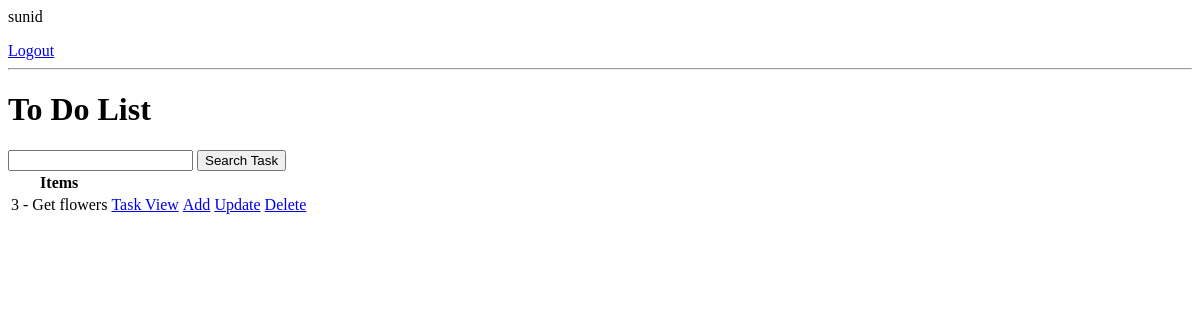
Before: / (signed in) with the older database file.
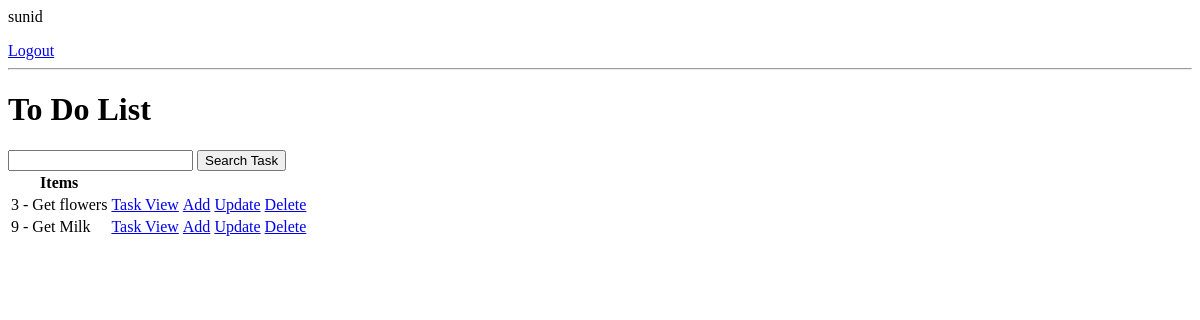
After: the same page with the newer database file.
### todo/models.py (models this page shows, shortened)
class Task(models.Model):
    user = models.ForeignKey(User, on_delete=models.CASCADE, null=True, blank=True)
    title = models.CharField(max_length=200, null=True)
    description = models.TextField(null=True, blank=True)
    complete = models.BooleanField(default=False)
    created = models.DateTimeField(auto_now_add=True)
    class Meta:
        ordering=['complete']

### todo/views.py (the view)
# urls.py: path('', TaskList.as_view(), name="task"),
class TaskList(ListView):
    model = Task
    context_object_name='task'
    def get_context_data(self, **kwargs):
        context = super().get_context_data(**kwargs)
        if self.request.user.is_authenticated:
            context['task'] = context['task'].filter(user=self.request.user)
            context['count'] = context['task'].filter(complete=False).count()
        else:
            context['task'] = Task.objects.none()
            context['count'] = 0
        search_input = self.request.GET.get('search-area') or ''
        if search_input:
            context['task'] = context['task'].filter(title__icontains=search_input)
            context['search_input'] = search_input
        return context

### todo/templates/todo/task_list.html (shortened to what this page needs)
{% if request.user.is_authenticated %}
    <p> {{ request.user }} </p>
    <a href ="{% url 'logout' %}">Logout</a>
{% else %}
    <a href="{% url 'login' %}">Login</a>
{% endif  %}
<hr>
<h1>To Do List</h1>
<form action = "" method = "get">
    <input type = "text" name = "search-area">
    <input type = "submit" value = "Search Task">
<table>
    <tr>
        <th>
            Items
        </th>
    </tr>
    {% for tasks in task %}
    <tr>
        <td>{{tasks.id}} -  {{ tasks.title }}</td>
        <td><a href="{% url 'tasks-detail' tasks.id %}">Task View</a></td>
        <td><a href="{% url 'task-create' %}">Add</a></td>
        <td><a href="{% url 'tasks-update' pk=tasks.id %}">Update</a></td>
        <td><a href="{% url 'tasks-delete' pk=tasks.id %}">Delete</a></td>
    </tr>
    {% endfor %}
</table>

Changed rows visible on the page:
added Task: id "9", title "Get Milk"
